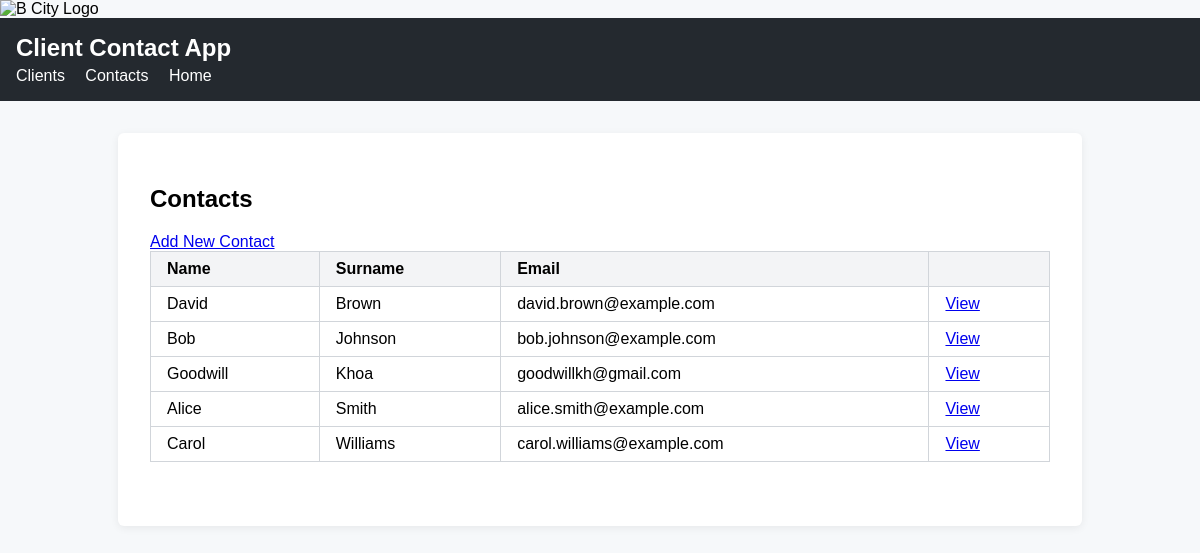
The page /contacts/ on the database as committed earlier.
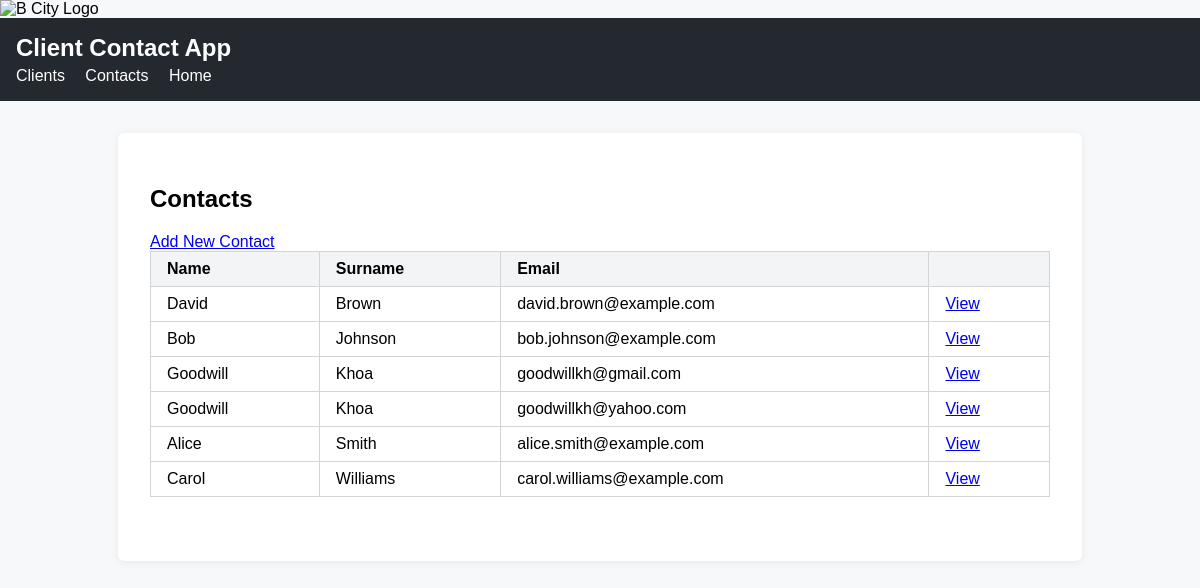
The same page on the database as committed later.
### models/contact.py (models this page shows, shortened)
class Contact(db.Model):
    __tablename__ = 'contact'
    id = db.Column(db.Integer, primary_key=True)
    name = db.Column(db.String, nullable=False)
    surname = db.Column(db.String, nullable=False)
    email = db.Column(db.String, nullable=False, unique=True) # <-- This will make sure the email is unique!
    clients = db.relationship(
        'Client',
        secondary='client_contact',
        back_populates='contacts'
    )

### routes/contact.py (the view)
@contact_bp.route('/')
def list_contacts():
    contacts = Contact.query.order_by(Contact.surname, Contact.name).all()
    return render_template('contact_list.html', contacts=contacts)

### templates/contact_list.html
{% extends 'base.html' %}
{% block content %}
<h2>Contacts</h2>
<a href="{{ url_for('contact.create_contact') }}">Add New Contact</a>
<table border="1">
    <tr>
        <th>Name</th>
        <th>Surname</th>
        <th>Email</th>
        <th> </th>
    </tr>
    {% for contact in contacts %}
    <tr>
        <td>{{ contact.name }}</td>
        <td>{{ contact.surname }}</td>
        <td>{{ contact.email }}</td>
        <td align="center">
            <a href="{{ url_for('contact.view_contact', contact_id=contact.id) }}">View</a>
        </td>
    </tr>
    {% endfor %}
</table>
{% endblock %}

Rows that differ between the two databases and show on the page:
added Contact: name "Goodwill", surname "Khoa", email "goodwillkh@yahoo.com"
